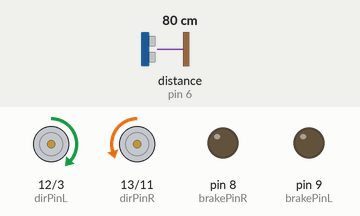
Recording of a sketch running on a simulated Arduino Uno, built with avr-gcc and run on an emulated ATmega328P. Parts: direction and speed pins drawn as motors (green arrow = direction pin HIGH = forward, orange = LOW = backward, longer = more drive), output pins drawn as LEDs (lit = HIGH). Inputs (shaded band) come from the test bench; at power-on: distance to the obstacle (sensor on pin 6) 80 cm. The echo pulse lasts 58.3 µs per cm.

Above: at 1.2 s.
1.3 s: distance to the obstacle (sensor on pin 6) set to 2 cm
At 2.5 s:
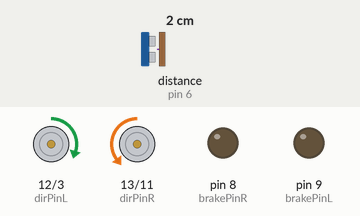
3.1 s: distance to the obstacle (sensor on pin 6) set to 35 cm
At 4.1 s:
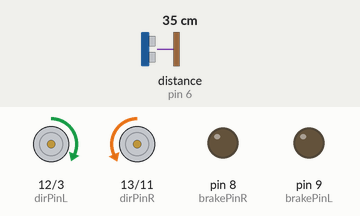
4.9 s: distance to the obstacle (sensor on pin 6) set to 120 cm
At 6.4 s:
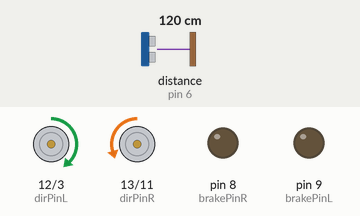
Timing chart, 0 to 7.9 s (numbered marks = the images above; inputs shaded):
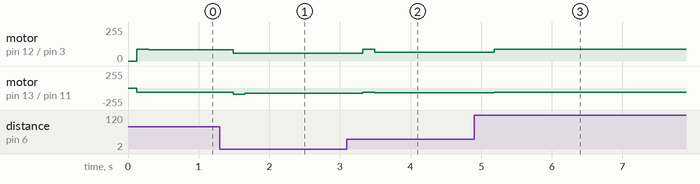

Measured:
- after the input at 1.3 s, motor on pin 12 (dirPinL) / pin 3 (pwmPinL): forward 85/255 → forward 60/255 after 0.19 s; motor on pin 13 (dirPinR) / pin 11 (pwmPinR): backward 60/255 → backward 90/255 after 0.19 s, → backward 81/255 0.17 s later
- after the input at 3.1 s, motor on pin 12 (dirPinL) / pin 3 (pwmPinL): forward 60/255 → forward 90/255 after 0.23 s, → forward 67/255 0.17 s later; motor on pin 13 (dirPinR) / pin 11 (pwmPinR): backward 81/255 → backward 60/255 after 0.23 s, → backward 68/255 0.17 s later
- after the input at 4.9 s, motor on pin 12 (dirPinL) / pin 3 (pwmPinL): forward 67/255 → forward 90/255 after 0.29 s; motor on pin 13 (dirPinR) / pin 11 (pwmPinR): backward 68/255 → backward 60/255 after 0.29 s

The sketch:

Challenge3A_MC.ino
```cpp
/*
Team 3: M.C.
Abbas Hussain & Nadia Carr
Challenge 3A
References:
  https://forum.arduino.cc/t/pid-control-on-2-wheels-robot/534233/16
  https://docs.arduino.cc/tutorials/motor-shield-rev3/msr3-controlling-dc-motor/
*/

// === Libraries ===
#include <Servo.h>
#include "NewPing.h"

// === PD Constants ===
#define KP  0.4   // change until it oscillates at target dist
#define KD  1.6   // change until oscillations are minimal

// === Control Parameters ===
#define TARGET_DISTANCE_CM 30.0  // Desired distance from wall (cm)
#define BASE_SPEED         70   // Nominal PWM speed (0–255)
#define MAX_SPEED          90   // Max
#define MIN_SPEED          60   // Min
#define LOOP_INTERVAL_MS   50   // Control loop interval

// === Ultrasonic Sensor Setup ===
#define TRIGGER_PIN 7
#define ECHO_PIN 6
#define MAX_DISTANCE 300
NewPing sonar(TRIGGER_PIN, ECHO_PIN, MAX_DISTANCE);

// === Motor Pins ===
// Left Motor (Channel A)
int dirPinL = 12;
int pwmPinL = 3;
int brakePinL = 9;

// Right Motor (Channel B)
int dirPinR = 13;
int pwmPinR = 11;
int brakePinR = 8;

// === PD State ===
float last_error = 0.0;

void setup() {

  Serial.begin(9600);

  // left motor
  pinMode(dirPinL, OUTPUT);
  pinMode(pwmPinL, OUTPUT);
  pinMode(brakePinL, OUTPUT);

  // right motor
  pinMode(dirPinR, OUTPUT);
  pinMode(pwmPinR, OUTPUT);
  pinMode(brakePinR, OUTPUT);
}

void loop() {

  float distance = sonar.convert_cm(sonar.ping_median()); // sensor filter

  // correction calculation
  float error = TARGET_DISTANCE_CM - distance;
  float derivative = (error - last_error) / (LOOP_INTERVAL_MS / 1000.0);
  float correction = KP * error + KD * derivative;
  last_error = error;

  // apply correction to motor speed
  int right_pwm = BASE_SPEED + correction;
  int left_pwm = (BASE_SPEED-5) - correction;

  // constrain to min and max speed
  left_pwm = constrain(left_pwm, MIN_SPEED, MAX_SPEED);
  right_pwm = constrain(right_pwm, MIN_SPEED, MAX_SPEED);

  // calls UDF to set motor speeds
  setMotorSpeeds(left_pwm, right_pwm);

  delay(LOOP_INTERVAL_MS);
}

// === UDFs ===
void setMotorSpeeds(int left_pwm, int right_pwm) {
  // Drive both motors forward
  digitalWrite(brakePinL, LOW);
  digitalWrite(dirPinL, HIGH);
  analogWrite(pwmPinL, left_pwm);

  digitalWrite(brakePinR, LOW);
  digitalWrite(dirPinR, LOW);
  analogWrite(pwmPinR, right_pwm);
}
```
